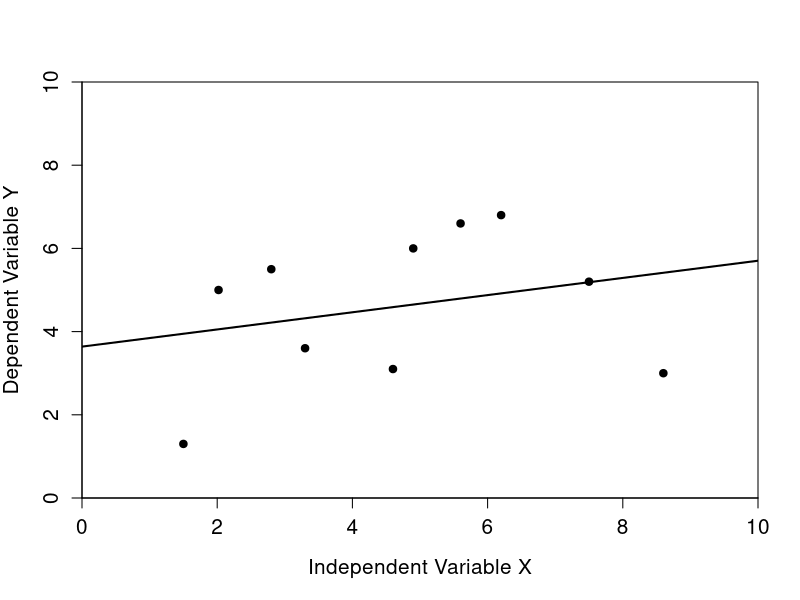
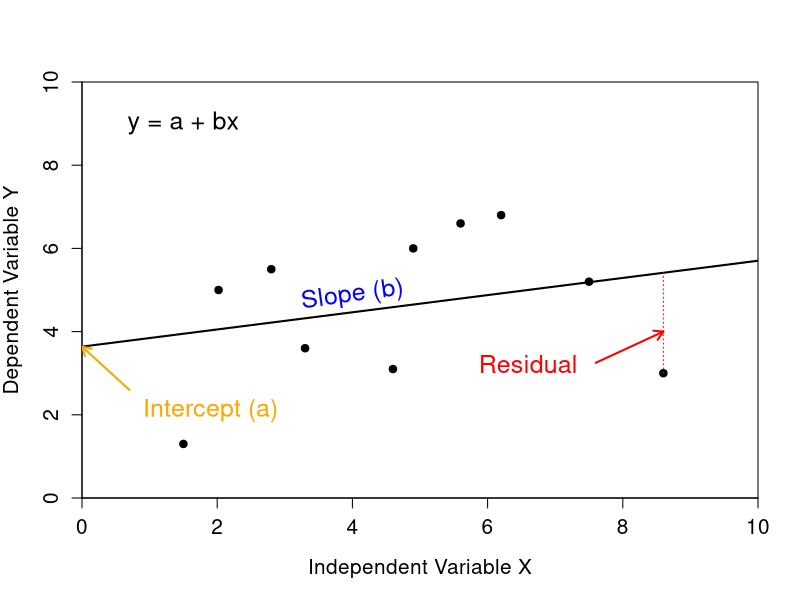
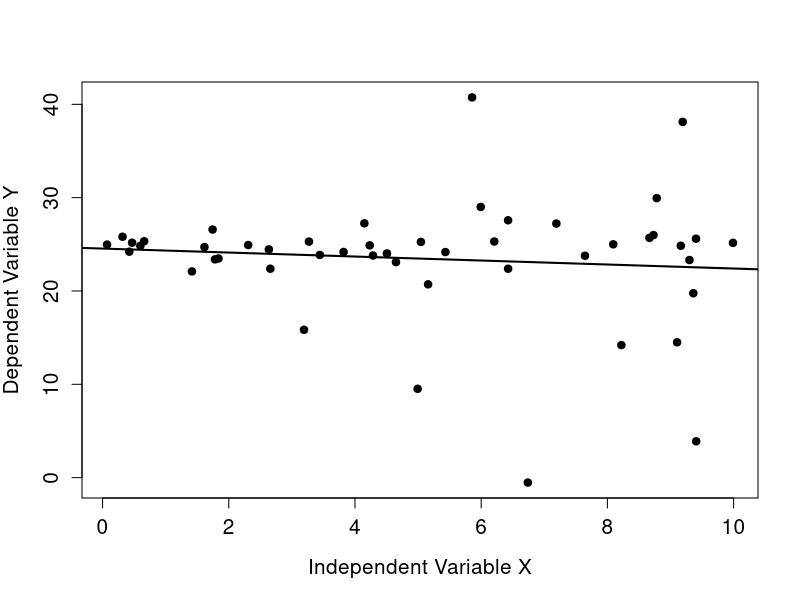

These charts were generated, in order, by the following R code:
## ---- chunk 1
library(knitr);
opts_chunk$set(echo = FALSE);
## ---- chunk 2
X1 <- c(2.02, 8.6, 4.9, 1.5, 2.8, 4.6, 7.5, 6.2, 3.3, 5.6);
Y1 <- c(5, 3, 6, 1.3, 5.5, 3.1, 5.2, 6.8, 3.6, 6.6);
B0 <- as.numeric(lm(Y1~X1)$coefficients[1]);
B1 <- as.numeric(lm(Y1~X1)$coefficients[2]);
resi <- lm(Y1~X1)$residuals;
mxrs <- which(X1 == max(X1));
plot(x = X1, y = Y1, pch = 20, xlab = "Independent Variable X", cex = 1.5, 
     xlim = c(0, 10), ylim = c(0, 10), cex.lab = 1.25, cex.axis = 1.25,
     ylab = "Dependent Variable Y", yaxs = "i", xaxs = "i");
abline(a = B0, b = B1, lwd = 2);
## ---- chunk 3
X1 <- c(2.02, 8.6, 4.9, 1.5, 2.8, 4.6, 7.5, 6.2, 3.3, 5.6);
Y1 <- c(5, 3, 6, 1.3, 5.5, 3.1, 5.2, 6.8, 3.6, 6.6);
B0 <- as.numeric(lm(Y1~X1)$coefficients[1]);
B1 <- as.numeric(lm(Y1~X1)$coefficients[2]);
resi <- lm(Y1~X1)$residuals;
mxrs <- which(X1 == max(X1));
plot(x = X1, y = Y1, pch = 20, xlab = "Independent Variable X", cex = 1.5, 
     xlim = c(0, 10), ylim = c(0, 10), cex.lab = 1.25, cex.axis = 1.25,
     ylab = "Dependent Variable Y", yaxs = "i", xaxs = "i");
abline(a = B0, b = B1, lwd = 2);
points(x = c(X1[mxrs], X1[mxrs]), y = c(Y1[mxrs], B0 + B1*X1[mxrs]), type = "l",
       col = "red", lwd = 1, lty = "dotted");
text(x = X1[mxrs] - 2, y = mean(c(Y1[mxrs], B0 + B1*X1[mxrs])) - 1, col = "red",
     cex = 1.5, labels = "Residual");
text(x = 4, y = B0 + (4 * B1) + 0.4, srt = 8, labels = "Slope (b)", 
     col = "blue", cex = 1.5);
text(x = 1.9, y = 2.1, cex = 1.5, "Intercept (a)", col = "orange");
arrows(x0 = 0.7, x1 = 0, y0 = 2.6, y1 = B0, lwd = 2, length = 0.1, 
       col = "orange");
arrows(x0 = 7.6, x1 = 8.6, y0 = 3.25, y1 = 4, lwd = 2, length = 0.1, 
       col = "red");
text(x = 1.5, y = 9, labels = "y = a + bx", cex = 1.5);
## ---- chunk 4
X1 <- runif(n = 48, min = 0, max = 10);
Y1 <- 25 + X1 * rnorm(n = length(X1), mean = 0, 
                     sd = seq(from = 0, to = 2, length.out = length(X1)));
B0 <- as.numeric(lm(Y1~X1)$coefficients[1]);
B1 <- as.numeric(lm(Y1~X1)$coefficients[2]);
plot(x = X1, y = Y1, pch = 20, xlab = "Independent Variable X", cex = 1.5, 
     cex.lab = 1.25, cex.axis = 1.25,
     ylab = "Dependent Variable Y");
abline(a = B0, b = B1, lwd = 2);
